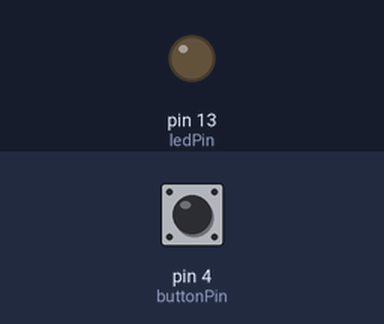
Bench run of a sketch on a simulated Arduino Uno, built with avr-gcc and run on an emulated ATmega328P. On the bench: output pins drawn as LEDs (lit = HIGH). The test bench sets the inputs (shaded band); at power-on: pin 4 (buttonPin) LOW.

Above: at 1.2 s.
1.3 s: pin 4 (buttonPin) pulled HIGH for 0.15 s
At 1.37 s:
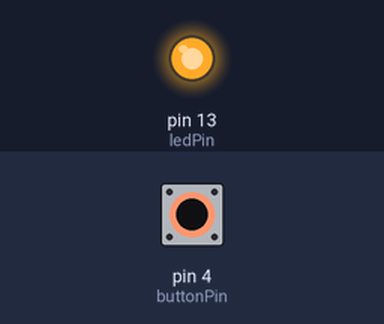
2.9 s: pin 4 (buttonPin) pulled HIGH for 3.2 s
At 7.5 s:
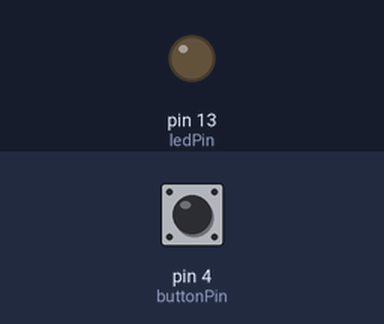
Timing chart, 0 to 9.0 s (numbered marks = the images above; inputs shaded):
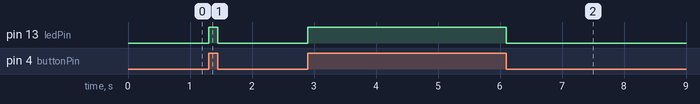

The sketch:

sketch_2-7.ino
```cpp
/*
1, pinMode(buttonPin, INPUT);
Sets the push button pin as an input.

2, digitalRead(buttonPin);
Reads the current state of the button (HIGH or LOW).

3️, if (buttonState == HIGH)
Checks whether the button is pressed.
When the button is pressed, the input pin becomes HIGH.

4️ digitalWrite(ledPin, HIGH / LOW);
Turns the LED ON or OFF depending on the button state.
 */
int buttonPin = 4;     // Push button pin
int ledPin = 13;       // LED pin
int buttonState = 0;   // Variable to store button state

void setup() {
  pinMode(ledPin, OUTPUT);      // Set LED pin as output
  pinMode(buttonPin, INPUT);    // Set button pin as input
}

void loop() {
  buttonState = digitalRead(buttonPin);  // Read button state

  if (buttonState == HIGH) {    // If button is pressed
    digitalWrite(ledPin, HIGH); // Turn LED ON
  } else {
    digitalWrite(ledPin, LOW);  // Turn LED OFF
  }
}
```

Measured:
- after the input at 1.3 s, pin 13 (ledPin): LOW → HIGH at once, → LOW 0.15 s later
- after the input at 2.9 s, pin 13 (ledPin): LOW → HIGH at once, → LOW 3.2 s later
